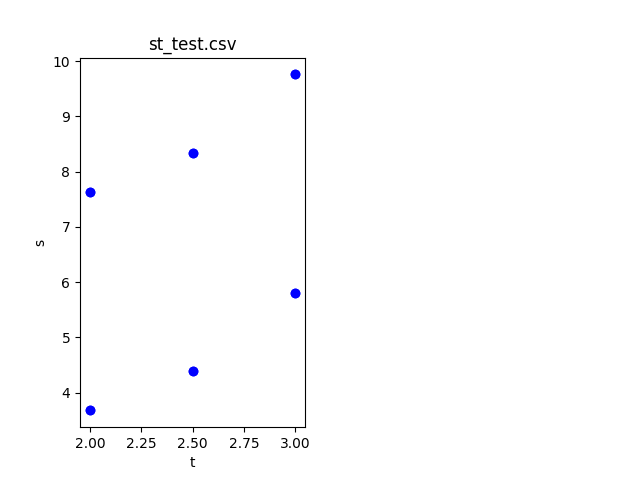

This chart was generated by the following Python code:
#!/usr/bin/env python3
import math
import matplotlib.pyplot as plt
import pandas as pd
import numpy as np
import os
pwd = os.getcwd()


fig = plt.figure()
ax = fig.add_subplot(121)
st_data = pd.read_csv(pwd+"/st_boundaries.csv")
t = st_data["t"].values
s = st_data["s"].values
plt.scatter(t, s, color='b')
# plt.scatter(t, reference_s, color='g')
ax.set_title("st_test.csv")
plt.xlabel('t')
plt.ylabel('s')
plt.savefig("plot.png")


